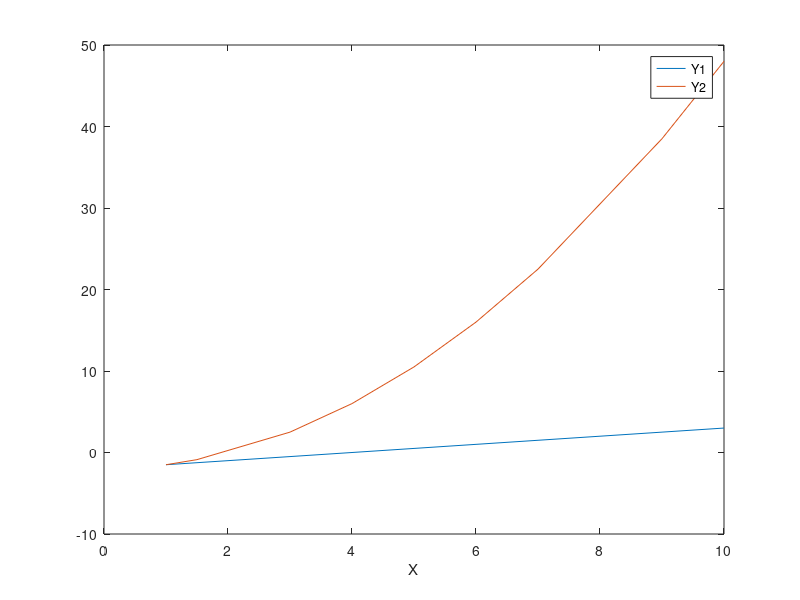

Write the MATLAB code that produced this figure.
%%%%%%%%%%%%%%%%%%%%%%%%%%%%%%%%%%%%%%%%%%%%%%%%%%%%%%%%%%%
% Homework #1 ECON 512                                    %
% Written by Joonkyo (Jay) Hong, 22 Aug 2018              %
%%%%%%%%%%%%%%%%%%%%%%%%%%%%%%%%%%%%%%%%%%%%%%%%%%%%%%%%%%%

%% Problem 1.

X = [1 1.5 3 4 5 6 7 9 10];
Y1 = -2 + .5*X;
Y2 = -2 + .5*X.^2;

figure(1)
plot(X,[Y1; Y2]);
legend("Y1","Y2");
xlabel("X");

%% Problem 2

vec_problem2 = linspace(-10,20,200);
vec_problem2 = vec_problem2';
ans_problem2 = sum(vec_problem2);

%% Problem 3

A = [2 4 6;
     1 7 5;
     3 12 4];
b = [-2;3;10];

C = A'*b;
D = (A'*A)\b;
E = b'*A*[1;1;1];   % E is computed like this %
F = A;
F(:,3)=[];
F(2,:)=[];
x = A\b;

%% Problem 4

B = kron(eye(5),A);

%% Problem 5

matrix_problem5 = normrnd(10,5,5,3);
ans_problem5 = matrix_problem5;
ans_problem5(ans_problem5<10)=0;
ans_problem5(ans_problem5>=10)=1;

%% Problem 6

dataset = csvread('datahw1.csv',0,0);

ymat = (dataset(:,5));
xmat = [ones(length(ymat),1) dataset(:,3:4) (dataset(:,6))];

ols_est = xmat'*xmat\xmat'*ymat;
k = length(ols_est);
emat = ymat-xmat*ols_est;
wave = 4;
obs= length(ymat)/4;
center_sand = zeros(k,k);

for i=1:obs
    ei = emat((i-1)*wave+1:i*wave,1); xi = xmat((i-1)*wave+1:i*wave,:);
    center_sand = center_sand + xi'*ei*ei'*xi;
end

ols_cov = (xmat'*xmat)\center_sand/(xmat'*xmat);
ols_se = sqrt(diag(ols_cov));

 disp("              ");
 disp("OLS estimates in Problem 6");
 disp("Parameter Estimates and Standard Errors");
 disp(" beta0        beta1       beta2      beta3");
 disp(num2str(ols_est'));
 disp(num2str(ols_se'));
 
 